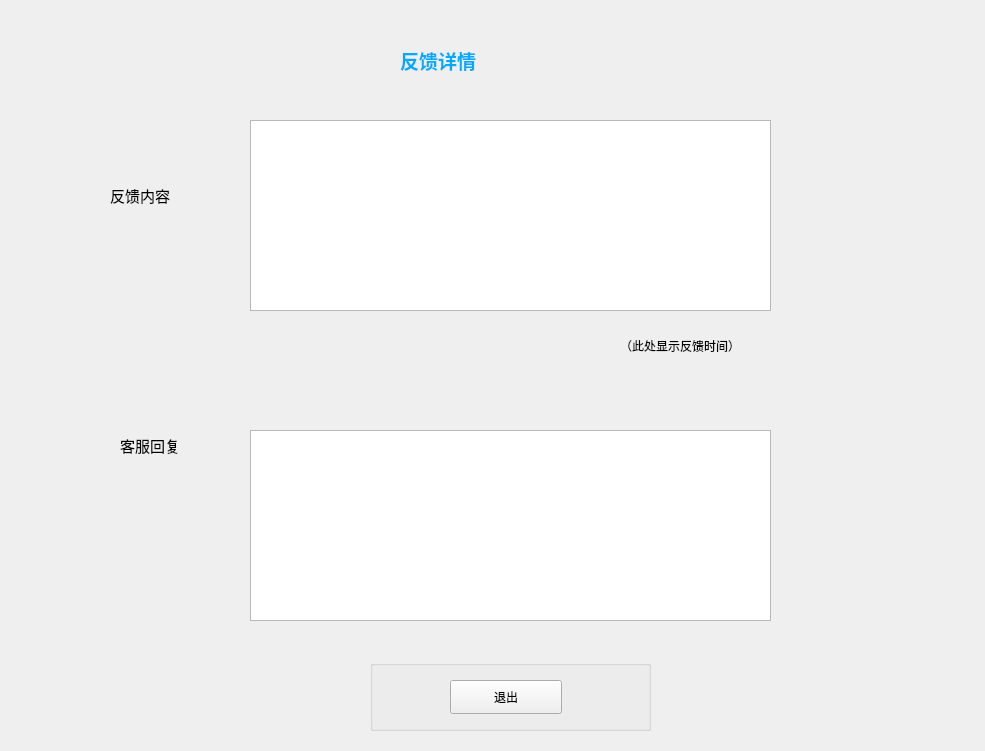
<?xml version="1.0" encoding="UTF-8"?>
<ui version="4.0">
 <class>FeedbackInfo</class>
 <widget class="QWidget" name="FeedbackInfo">
  <property name="geometry">
   <rect>
    <x>0</x>
    <y>0</y>
    <width>985</width>
    <height>751</height>
   </rect>
  </property>
  <property name="windowTitle">
   <string>FeedbackInfo</string>
  </property>
  <widget class="QLabel" name="label">
   <property name="geometry">
    <rect>
     <x>110</x>
     <y>180</y>
     <width>91</width>
     <height>31</height>
    </rect>
   </property>
   <property name="font">
    <font>
     <family>Adobe Arabic</family>
     <pointsize>11</pointsize>
    </font>
   </property>
   <property name="text">
    <string>反馈内容</string>
   </property>
  </widget>
  <widget class="QLabel" name="label_2">
   <property name="geometry">
    <rect>
     <x>400</x>
     <y>40</y>
     <width>131</width>
     <height>41</height>
    </rect>
   </property>
   <property name="text">
    <string>&lt;html&gt;&lt;head/&gt;&lt;body&gt;&lt;p&gt;&lt;span style=&quot; font-size:14pt; font-weight:600; color:#00aaff;&quot;&gt;反馈详情&lt;/span&gt;&lt;/p&gt;&lt;/body&gt;&lt;/html&gt;</string>
   </property>
  </widget>
  <widget class="QTextBrowser" name="textBrowser">
   <property name="geometry">
    <rect>
     <x>250</x>
     <y>120</y>
     <width>521</width>
     <height>191</height>
    </rect>
   </property>
  </widget>
  <widget class="QLabel" name="label_3">
   <property name="geometry">
    <rect>
     <x>620</x>
     <y>330</y>
     <width>181</width>
     <height>31</height>
    </rect>
   </property>
   <property name="text">
    <string>（此处显示反馈时间）</string>
   </property>
  </widget>
  <widget class="QLabel" name="label_4">
   <property name="geometry">
    <rect>
     <x>120</x>
     <y>430</y>
     <width>91</width>
     <height>31</height>
    </rect>
   </property>
   <property name="font">
    <font>
     <family>Adobe Arabic</family>
     <pointsize>11</pointsize>
    </font>
   </property>
   <property name="text">
    <string>客服回复</string>
   </property>
  </widget>
  <widget class="QTextBrowser" name="textBrowser_2">
   <property name="geometry">
    <rect>
     <x>250</x>
     <y>430</y>
     <width>521</width>
     <height>191</height>
    </rect>
   </property>
  </widget>
  <widget class="QGroupBox" name="groupBox">
   <property name="geometry">
    <rect>
     <x>370</x>
     <y>660</y>
     <width>281</width>
     <height>71</height>
    </rect>
   </property>
   <property name="title">
    <string/>
   </property>
   <widget class="QPushButton" name="pushButton_2">
    <property name="geometry">
     <rect>
      <x>80</x>
      <y>20</y>
      <width>112</width>
      <height>34</height>
     </rect>
    </property>
    <property name="text">
     <string>退出</string>
    </property>
   </widget>
  </widget>
 </widget>
 <resources/>
 <connections/>
</ui>
